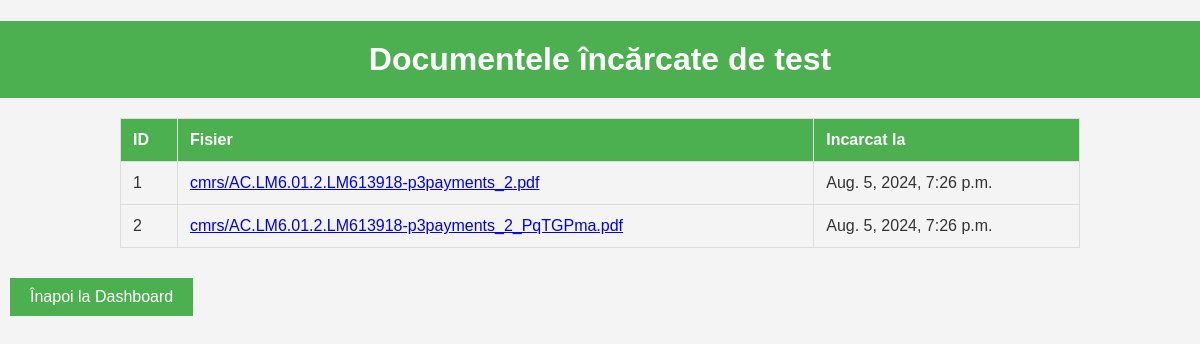
Screenshot of /user/2/ (signed in) with the database file from the repository.
### cmr_app/models.py (models this page shows, shortened)
class CMR(models.Model):
    user = models.ForeignKey(User, on_delete=models.CASCADE)
    file = models.FileField(upload_to='cmrs/')
    uploaded_at = models.DateTimeField(auto_now_add=True)

### cmr_app/views.py (the view)
# urls.py: path('user/<int:user_id>/', views.user_documents, name='user_documents'),
@user_passes_test(lambda u: u.is_staff)
def user_documents(request, user_id):
    user = get_object_or_404(User, id=user_id)
    documents = CMR.objects.filter(user=user)
    return render(request, 'cmr_app/user_documents.html', {'user': user, 'documents': documents})

### cmr_app/templates/cmr_app/user_documents.html (shortened to what this page needs)
<!DOCTYPE html>
<html>
<head>
    {% load static %}
    {% load custom_filters %}
    <link rel="stylesheet" type="text/css" href="{% static 'cmr_app/styles.css' %}">
</head>
<body>
    <h1>Documentele încărcate de {{ user.username }}</h1>
    <table>
        <tr>
            <th>ID</th>
            <th>Fisier</th>
            <th>Incarcat la</th>
        </tr>
        {% for document in documents %}
        <tr>
            <td>{{ document.id }}</td>
            <td><a href="{{ document.file.url }}">{{ document.file.name|basename }}</a></td>
            <td>{{ document.uploaded_at }}</td>
        </tr>
        {% endfor %}
    </table>
    <a href="{% url 'cmr_app:dashboard' %}" class="button">Înapoi la Dashboard</a>
</body>
</html>

### cmr_app/static/cmr_app/styles.css (style rules this page uses)
body { font-family: Arial, sans-serif; background-color: #f4f4f4; color: #333; margin: 0; padding: 0; }
h1 { background-color: #4CAF50; color: white; padding: 20px; text-align: center; margin-bottom: 20px; }
table { width: 80%; margin: 20px auto; border-collapse: collapse; }
table, th, td { border: 1px solid #ddd; }
th, td { padding: 12px; text-align: left; }
th { background-color: #4CAF50; color: white; }
button, .button { background-color: #4CAF50; color: white; border: none; padding: 10px 20px; margin: 10px; cursor: pointer; text-decoration: none; display: inline-block; text-align: center; }

### rows the page displays
CMR: id "1", file.name|basename "cmrs/AC.LM6.01.2.LM613918-p3payments_2.pdf", uploaded_at "Aug. 5, 2024, 7:26 p.m."
CMR: id "2", file.name|basename "cmrs/AC.LM6.01.2.LM613918-p3payments_2_PqTGPma.pdf", uploaded_at "Aug. 5, 2024, 7:26 p.m."

### other values shown
{{ user.username }} "test"
